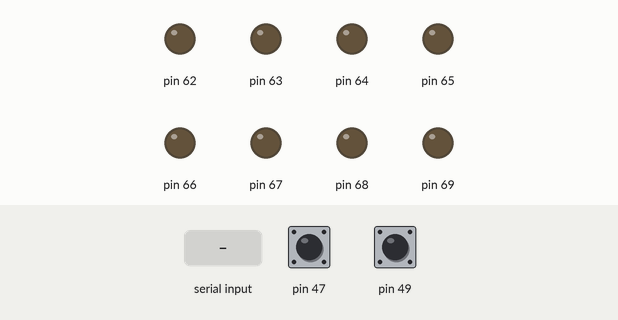
Bench run of a sketch on a simulated Arduino Mega 2560, built with avr-gcc and run on an emulated ATmega2560. On the bench: output pins drawn as LEDs (lit = HIGH). The test bench sets the inputs (shaded band); at power-on: pin 47 HIGH, pin 49 HIGH. What the sketch prints to the serial monitor is not drawn.

Above: at 1.2 s.
1.3 s: byte 161 (0xA1) received over Serial
At 2.4 s:
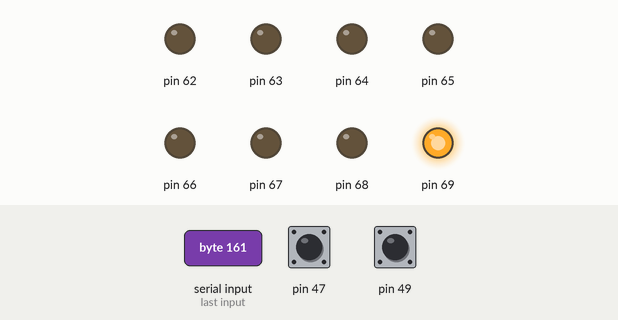
At 3.5 s:
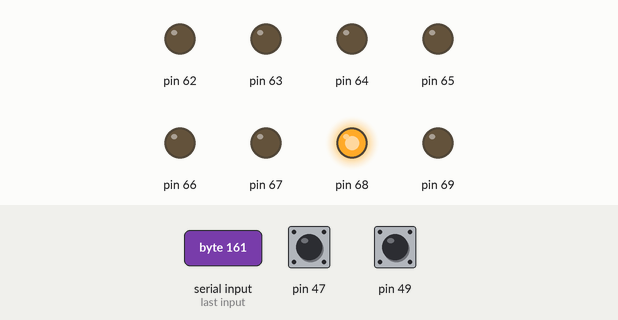
4.3 s: byte 177 (0xB1) received over Serial
At 7.2 s:
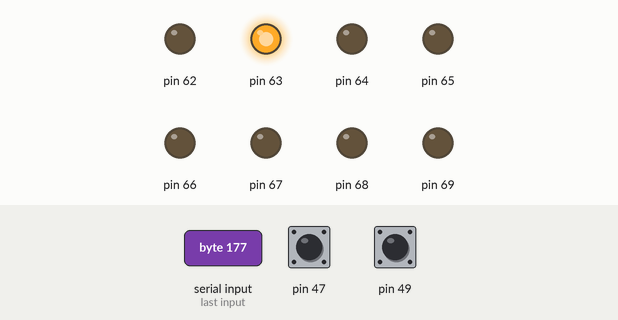
7.3 s: pin 47 pulled LOW for 1 s
At 8.5 s:
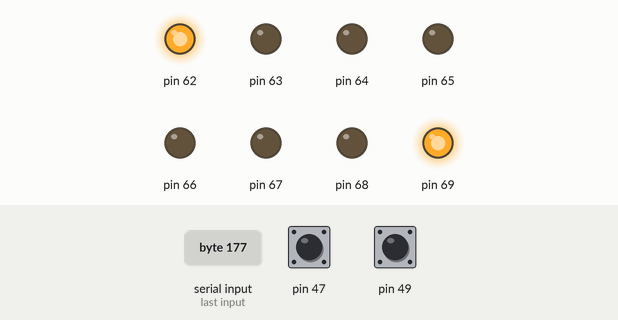
11.3 s: pin 49 pulled LOW for 1 s
13.8 s: pin 49 pulled LOW for 0.15 s
15.4 s: pin 47 pulled LOW for 1 s
Timing chart, 0 to 18.4 s (numbered marks = the images above; inputs shaded):
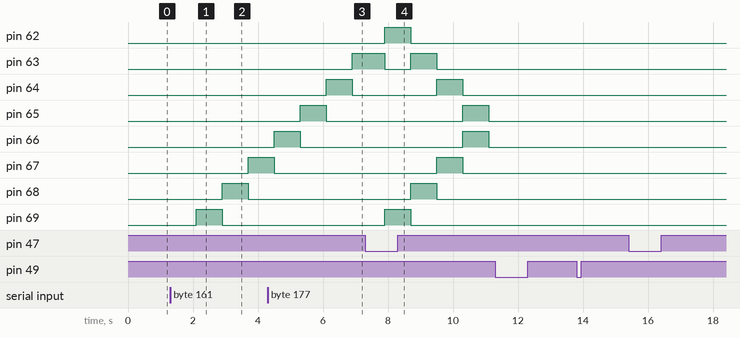

Measured:
- after the input at 1.3 s, pin 67: LOW → HIGH after 2.4 s; pin 68: LOW → HIGH after 1.6 s, → LOW 0.80 s later; pin 69: LOW → HIGH after 0.80 s, → LOW 0.80 s later
- after the input at 11.3 s, every drawn part: stays the same
- after the input at 13.8 s, every drawn part: stays the same
- after the input at 15.4 s, every drawn part: stays the same

The sketch:

sketch01010.ino
```cpp
void setup() {
  DDRK = 0xff;
  PORTK = 0;

  Serial.begin(9600);

  pinMode(47, INPUT_PULLUP);
  pinMode(49, INPUT_PULLUP);

}

void loop() {
  if (Serial.available()) {
    int inByte = Serial.read();
    if (inByte == 0xA1) {
      PORTK = B00000000;
      delay(800);
      PORTK = B10000000;
      delay(800);
      PORTK = B01000000;
      delay(800);
      PORTK = B00100000;
      delay(800);
      PORTK = B00010000;
      delay(800);
      PORTK = B00001000;
      delay(800);
      PORTK = B00000100;
      delay(800);
      PORTK = B00000010;
      delay(800);
    } else if (inByte == 0xB1) {
      PORTK = B10000001;
      delay(800);
      PORTK = B01000010;
      delay(800);
      PORTK = B00100100;
      delay(800);
      PORTK = B00011000;
      delay(800);
      PORTK = B00000000;
      delay(800);
    }
  }

  if (digitalRead(47) == LOW) {
    Serial.write(0xB1);
    delay(200);
  }
  if (digitalRead(49) == LOW) {
    Serial.write(0xB0);
    delay(200);
  }
}
```
